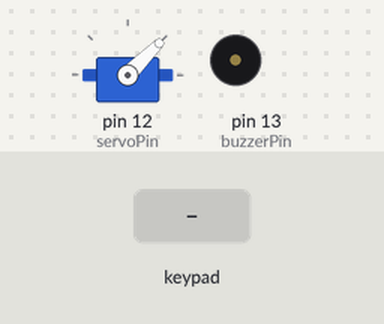
Recording of a sketch running on a simulated Arduino Uno, built with avr-gcc and run on an emulated ATmega328P. Shown: servo, buzzer (waves = sounding, pin HIGH). The test bench sets the inputs (shaded band).

Above: at 1.2 s.
1.3 s: keypad keys 1 2 3 4 pressed 0.4 s apart
At 1.75 s:
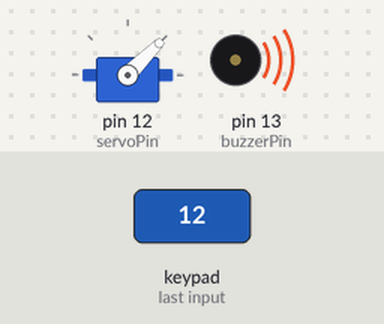
At 3.0 s:
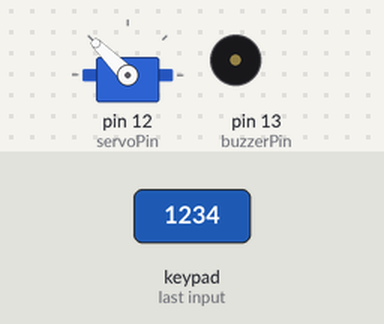
Timing chart, 0 to 6.1 s (numbered marks = the images above; inputs shaded):
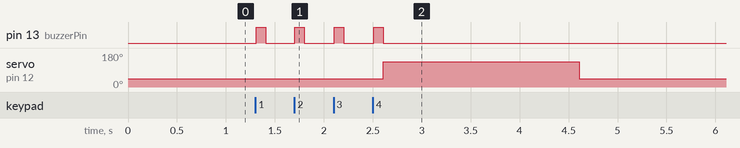

The sketch:

19.2.1_combination_lock.ino
```cpp
#include <Keypad.h>
#include <Servo.h>
// define the symbols on the buttons of the keypad
char keys[4][4] = {
 {'1', '2', '3', 'A'},
 {'4', '5', '6', 'B'},
 {'7', '8', '9', 'C'},
 {'*', '0', '#', 'D'}
};
byte rowPins[4] = {11, 10, 9, 8}; // connect to the row pinouts of the keypad
byte colPins[4] = {7, 6, 5, 4}; // connect to the column pinouts of the keypad
// initialize an instance of class NewKeypad
Keypad myKeypad = Keypad(makeKeymap(keys), rowPins, colPins, 4, 4);
Servo myservo; // Create servo object to control a servo
int servoPin = 12; // Define the servo pin
int buzzerPin = 13; // Define the buzzer pin
char passWord[] = {'1', '2', '3', '4'}; // Save the correct password
void setup() {
 myservo.attach(servoPin); // Attaches the servo on servoPin to the servo object
 myservo.write(45); // Let the steering gear move to the start position
 pinMode(buzzerPin, OUTPUT);
}
void loop() {
 static char keyIn[4]; // Save the input character
 static byte keyInNum = 0; // Save the number of input characters
 char keyPressed = myKeypad.getKey(); // Get the character input
 // Handle the input characters
 if (keyPressed) {
 // Make a prompt tone each time press the key
 digitalWrite(buzzerPin, HIGH);
 delay(100);
 digitalWrite(buzzerPin, LOW);
 // Save the input characters
 keyIn[keyInNum++] = keyPressed;
 // Judge the correctness after input
 if (keyInNum == 4) {
 bool isRight = true; // Save password is correct or not
 for (int i = 0; i < 4; i++) { // Judge each character of the password is correct
//or not
 if (keyIn[i] != passWord[i])
 isRight = false; // Mark wrong password if there is any wrong
//character
 }
 if (isRight) { // If the input password is right
 myservo.write(135); // Open the switch
 delay(2000); // Delay a period of time
 myservo.write(45); // Close the switch
 }
 else { // If the input password is wrong
 digitalWrite(buzzerPin, HIGH);// Make a wrong password prompt tone
 delay(500);
 digitalWrite(buzzerPin, LOW);
 }
 keyInNum = 0; // Reset the number of the input characters to 0
 }
 }
}
```

Measured:
- after the input at 1.3 s, pin 13 (buzzerPin): alternates HIGH for 0.10 s and LOW for 0.30 s, 8 changes in all, then stays LOW, starting at once; servo on pin 12 (servoPin): 45° → 135° after 1.3 s, → 45° 2.0 s later
